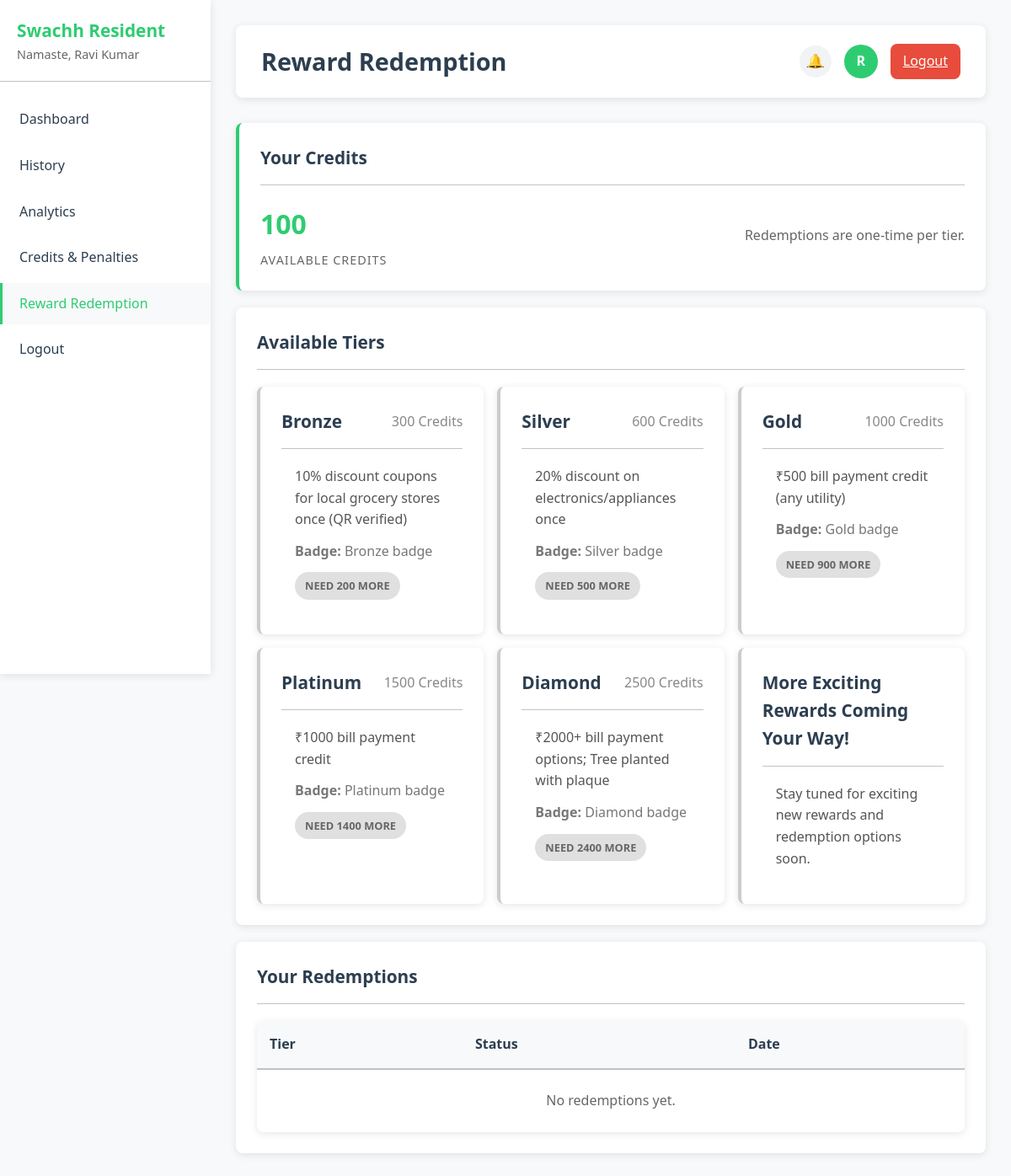
/residents/redeem.php (signed in), run on the app's committed database.
### tables this page shows
CREATE TABLE users (
    id INT AUTO_INCREMENT PRIMARY KEY,
    name VARCHAR(100) NOT NULL,
    email VARCHAR(100) UNIQUE NOT NULL,
    password VARCHAR(255) NOT NULL,
    role ENUM('worker','resident') NOT NULL,
    credits INT DEFAULT 100,
    created_at TIMESTAMP DEFAULT CURRENT_TIMESTAMP
);

### residents/redeem.php (the view, shortened to what this page needs)
<?php
require_once "../db.php";
$resident_id = $_SESSION["user_id"];
$resident_name = $_SESSION["user_name"];
$stmt = $pdo->prepare("SELECT credits FROM users WHERE id=?");
$stmt->execute([$resident_id]);
$current_credits = (int)$stmt->fetchColumn();
$pdo->exec(
	"CREATE TABLE IF NOT EXISTS reward_redemptions (
		id INT AUTO_INCREMENT PRIMARY KEY,
		user_id INT NOT NULL,
		tier VARCHAR(20) NOT NULL,
		cost INT NOT NULL,
		reward_description VARCHAR(255) NOT NULL,
		qr_code VARCHAR(255) DEFAULT NULL,
		status VARCHAR(20) NOT NULL DEFAULT 'issued',
		created_at TIMESTAMP DEFAULT CURRENT_TIMESTAMP,
		UNIQUE KEY user_tier_once (user_id, tier)
	) ENGINE=InnoDB DEFAULT CHARSET=utf8mb4"
);
$stmt = $pdo->prepare("SELECT tier, status, created_at FROM reward_redemptions WHERE user_id=? ORDER BY created_at DESC");
$stmt->execute([$resident_id]);
$my_redemptions = $stmt->fetchAll(PDO::FETCH_ASSOC);
function hasRedeemedTier(array $redemptions, string $tier): bool {
	return false;
}
$tiers = [
	["id"=>"bronze","name"=>"Bronze","threshold"=>300,"desc"=>"10% discount coupons for local grocery stores once (QR verified)","badge"=>"Bronze badge"],
	["id"=>"silver","name"=>"Silver","threshold"=>600,"desc"=>"20% discount on electronics/appliances once","badge"=>"Silver badge"],
	["id"=>"gold","name"=>"Gold","threshold"=>1000,"desc"=>"₹500 bill payment credit (any utility)","badge"=>"Gold badge"],
	["id"=>"platinum","name"=>"Platinum","threshold"=>1500,"desc"=>"₹1000 bill payment credit","badge"=>"Platinum badge"],
	["id"=>"diamond","name"=>"Diamond","threshold"=>2500,"desc"=>"₹2000+ bill payment options; Tree planted with plaque","badge"=>"Diamond badge"],
];
?>
<!DOCTYPE html>
<html lang="en">
<head>
	<link rel="stylesheet" href="../css/style.css">
</head>
<body>
	<div class="dashboard-container">
		<div class="sidebar">
			<div class="sidebar-header">
				<h3>Swachh Resident</h3>
				   <p>Namaste, <?php echo htmlspecialchars($resident_name); ?></p>
			</div>
			<ul class="sidebar-menu">
				<li><a href="dashboard.php">Dashboard</a></li>
				<li><a href="history.php">History</a></li>
				<li><a href="analytics.php">Analytics</a></li>
				<li><a href="credits.php">Credits & Penalties</a></li>
				<li><a href="#" class="active">Reward Redemption</a></li>
				<li><a href="../api/logout.php">Logout</a></li>
			</ul>
		</div>
		<div class="main-content">
			<div class="content-header">
				<h1>Reward Redemption</h1>
				<div class="user-info">
					<a href="notifications.php" class="notif-bell" title="Notifications">
						🔔
					</a>
					<div class="user-avatar"><?php echo strtoupper(substr($resident_name, 0, 1)); ?></div>
					<a href="../api/logout.php" class="logout-btn">Logout</a>
				</div>
			</div>
			<div class="card" style="border-left: 4px solid var(--primary-color);">
				<div class="card-header">
					<h3>Your Credits</h3>
				</div>
				<div style="display:flex; align-items:center; justify-content:space-between;">
					<div>
						<div class="stat-value" style="font-size:2rem; color: var(--primary-color);"><?php echo $current_credits; ?></div>
						<div class="stat-label">Available Credits</div>
					</div>
					<div style="color:#666;">
						Redemptions are one-time per tier.
					</div>
				</div>
			</div>
			<div class="card">
				<div class="card-header">
					<h3>Available Tiers</h3>
				</div>
				   <div style="display: grid; grid-template-columns: repeat(auto-fit, minmax(260px, 1fr)); gap: 16px;">
					   <?php foreach ($tiers as $t):
						   $meets = $current_credits >= $t['threshold'];
						   $already = hasRedeemedTier($my_redemptions, $t['id']);
					   ?>
					<div class="card reward-card" id="reward-<?php echo $t['id']; ?>" style="margin:0; border-left: 4px solid <?php echo $meets ? 'var(--primary-color)' : '#ccc'; ?>; opacity: <?php echo $already ? '0.7' : '1'; ?>;">
						<div class="card-header">
							<h3><?php echo $t['name']; ?></h3>
							<div style="font-size:1rem; color:#888;"><?php echo $t['threshold']; ?> Credits</div>
						</div>
						<p style="color:#555; margin: 0 16px 12px;"><?php echo htmlspecialchars($t['desc']); ?></p>
						<p style="color:#777; margin: 0 16px 12px;"><strong>Badge:</strong> <?php echo htmlspecialchars($t['badge']); ?></p>
						<div style="display:flex; align-items:center; justify-content: space-between; padding: 0 16px 16px;">
							<?php if ($already): ?>
								<span class="status-badge" style="background:#6c757d; color:#fff;">Already Redeemed</span>
							<?php elseif (!$meets): ?>
								<span class="status-badge" style="background:#e0e0e0; color:#666;" >Need <?php echo $t['threshold'] - $current_credits; ?> more</span>
							<?php else: ?>
								<button class="btn btn-action btn-primary redeem-btn" data-tier="<?php echo $t['id']; ?>" data-name="<?php echo htmlspecialchars($t['name']); ?>" data-desc="<?php echo htmlspecialchars($t['desc']); ?>" data-badge="<?php echo htmlspecialchars($t['badge']); ?>">Redeem</button>
							<?php endif; ?>
						</div>
					</div>
					<?php endforeach; ?>
					<div class="card" style="margin:0; border-left: 4px solid #ccc; opacity:1;">
						<div class="card-header"><h3>More Exciting Rewards Coming Your Way!</h3></div>
						<p style="color:#555; margin: 0 16px 16px;">Stay tuned for exciting new rewards and redemption options soon.</p>
					</div>
				</div>
			</div>
			<div class="card">
				<div class="card-header">
					<h3>Your Redemptions</h3>
				</div>
				<div class="table-container">
					<table id="redemptions-table">
						<thead>
							<tr>
								<th>Tier</th>
								<th>Status</th>
								<th>Date</th>
							</tr>
						</thead>
					</table>
					<div id="no-redemptions-msg" style="text-align:center; color:#666; padding: 24px; display: <?php echo empty($my_redemptions) ? 'block' : 'none'; ?>;">No redemptions yet.</div>
				</div>
			</div>
		</div>
	</div>
</body>
</html>

### css/style.css (style rules this page uses)
:root { --primary-color: #2ecc71; --primary-dark: #27ae60; --secondary-color: #3498db; --accent-color: #e74c3c; --warning-color: #f39c12; --success-color: #27ae60; --danger-color: #e74c3c; --dark-color: #2c3e50; --light-color: #ecf0f1; --text-color: #2c3e50; --border-color: #bdc3c7; --shadow: 0 2px 10px rgba(0,0,0,0.1); --border-radius: 8px; --transition: all 0.3s ease; }
* { margin: 0; padding: 0; box-sizing: border-box; }
body { font-family: 'Segoe UI', Tahoma, Geneva, Verdana, sans-serif; background: #f6faf8; min-height: 100vh; color: var(--text-color); line-height: 1.6; }
.dashboard-container { display: flex; min-height: 100vh; background: #f8f9fa; }
.sidebar { width: 250px; background: white; box-shadow: var(--shadow); padding: 20px 0; position: fixed; height: 100vh; overflow-y: auto; }
.sidebar-header { padding: 0 20px 20px; border-bottom: 1px solid var(--border-color); margin-bottom: 20px; }
.sidebar-header h3 { color: var(--primary-color); font-size: 1.3rem; }
.sidebar-header p { color: #666; font-size: 0.9rem; }
.sidebar-menu { list-style: none; }
.sidebar-menu li { margin-bottom: 5px; }
.sidebar-menu a { display: block; padding: 12px 20px; color: var(--text-color); text-decoration: none; transition: var(--transition); border-left: 3px solid transparent; }
.sidebar-menu a:hover, .sidebar-menu a.active { background: #f8f9fa; border-left-color: var(--primary-color); color: var(--primary-color); }
.main-content { flex: 1; margin-left: 250px; padding: 30px; }
.content-header { background: white; padding: 20px 30px; border-radius: var(--border-radius); box-shadow: var(--shadow); margin-bottom: 30px; display: flex; justify-content: space-between; align-items: center; }
.content-header h1 { color: var(--text-color); font-size: 1.8rem; }
.user-info { display: flex; align-items: center; gap: 15px; }
.notif-bell { position: relative; display: inline-flex; align-items: center; justify-content: center; width: 38px; height: 38px; border-radius: 50%; background: #f1f3f5; color: var(--text-color); }
.user-avatar { width: 40px; height: 40px; background: var(--primary-color); border-radius: 50%; display: flex; align-items: center; justify-content: center; color: white; font-weight: bold; }
.logout-btn { background: var(--danger-color); color: white; border: none; padding: 8px 15px; border-radius: var(--border-radius); cursor: pointer; transition: var(--transition); }
.card { background: white; border-radius: var(--border-radius); box-shadow: var(--shadow); padding: 25px; margin-bottom: 20px; }
.card-header { display: flex; justify-content: space-between; align-items: center; margin-bottom: 20px; padding-bottom: 15px; border-bottom: 1px solid var(--border-color); }
.card-header h3 { color: var(--text-color); font-size: 1.3rem; }
.stat-value { font-size: 2.5rem; font-weight: bold; color: var(--primary-color); margin-bottom: 5px; }
.stat-label { color: #666; font-size: 0.9rem; text-transform: uppercase; letter-spacing: 1px; }
.table-container { background: white; border-radius: var(--border-radius); box-shadow: var(--shadow); overflow: hidden; }
table { width: 100%; border-collapse: collapse; }
th { background: #f8f9fa; padding: 15px; text-align: left; font-weight: 600; color: var(--text-color); border-bottom: 2px solid var(--border-color); }
.status-badge { padding: 6px 12px; border-radius: 20px; font-size: 0.8rem; font-weight: 600; text-transform: uppercase; }

### data on the page
users: credits "100", $t['threshold']-$current_credits "200", $t['threshold']-$current_credits "500", $t['threshold']-$current_credits "900", $t['threshold']-$current_credits "1400", $t['threshold']-$current_credits "2400"

### other printed values
$resident_name "Ravi Kumar"
substr($resident_name, 0, 1) "R"
$t['name'] "Bronze"
$t['threshold'] "300"
$t['desc'] "10% discount coupons for local grocery stores once (QR verified)"
$t['badge'] "Bronze badge"
$t['name'] "Silver"
$t['threshold'] "600"
$t['desc'] "20% discount on electronics/appliances once"
$t['badge'] "Silver badge"
$t['name'] "Gold"
$t['threshold'] "1000"
$t['desc'] "₹500 bill payment credit (any utility)"
$t['badge'] "Gold badge"
$t['name'] "Platinum"
